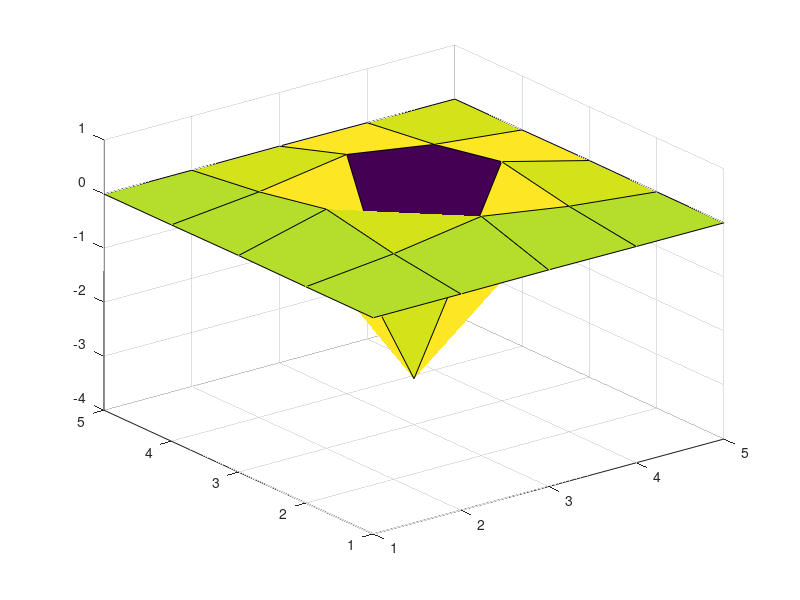

Write the MATLAB code that produced this figure.
pkg load image

X = fspecial('log')
y = (1:1:rows(X))
x = (1:1:columns(X))
z = X(x,y)

#[X,Y,Z] = peaks(25);

figure
surf(x,y,z);

#imshow(X);